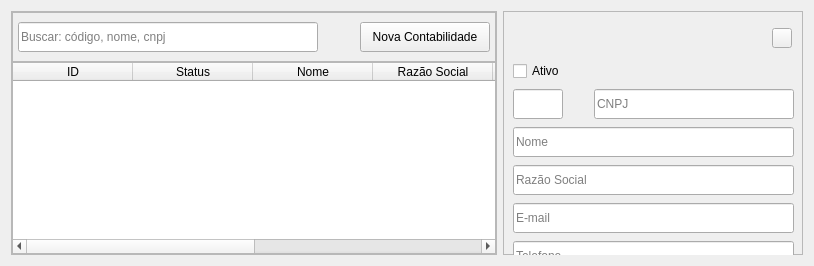
                   <widget class="QWidget" name="tab_contabilidades">
                    <attribute name="title">
                     <string>Contabilidades</string>
                    </attribute>
                    <layout class="QHBoxLayout" name="horizontalLayout_35">
                     <item>
                      <widget class="QFrame" name="frm_table_contabilidade">
                       <property name="frameShape">
                        <enum>QFrame::Shape::StyledPanel</enum>
                       </property>
                       <property name="frameShadow">
                        <enum>QFrame::Shadow::Raised</enum>
                       </property>
                       <layout class="QVBoxLayout" name="verticalLayout_22">
                        <property name="spacing">
                         <number>0</number>
                        </property>
                        <property name="leftMargin">
                         <number>0</number>
                        </property>
                        <property name="topMargin">
                         <number>0</number>
                        </property>
                        <property name="rightMargin">
                         <number>0</number>
                        </property>
                        <property name="bottomMargin">
                         <number>0</number>
                        </property>
                        <item>
                         <widget class="QFrame" name="frm_filtros_contabilidade">
                          <property name="minimumSize">
                           <size>
                            <width>0</width>
                            <height>50</height>
                           </size>
                          </property>
                          <property name="maximumSize">
                           <size>
                            <width>16777215</width>
                            <height>50</height>
                           </size>
                          </property>
                          <property name="frameShape">
                           <enum>QFrame::Shape::StyledPanel</enum>
                          </property>
                          <property name="frameShadow">
                           <enum>QFrame::Shadow::Raised</enum>
                          </property>
                          <layout class="QHBoxLayout" name="horizontalLayout_36">
                           <property name="spacing">
                            <number>2</number>
                           </property>
                           <property name="leftMargin">
                            <number>5</number>
                           </property>
                           <property name="topMargin">
                            <number>2</number>
                           </property>
                           <property name="rightMargin">
                            <number>5</number>
                           </property>
                           <property name="bottomMargin">
                            <number>2</number>
                           </property>
                           <item>
                            <layout class="QHBoxLayout" name="horizontalLayout_37">
                             <property name="spacing">
                              <number>0</number>
                             </property>
                             <item alignment="Qt::AlignmentFlag::AlignLeft">
                              <widget class="QLineEdit" name="txt_buscar_contabilidade">
                               <property name="minimumSize">
                                <size>
                                 <width>300</width>
                                 <height>30</height>
                                </size>
                               </property>
                               <property name="maximumSize">
                                <size>
                                 <width>300</width>
                                 <height>30</height>
                                </size>
                               </property>
                               <property name="frame">
                                <bool>true</bool>
                               </property>
                               <property name="placeholderText">
                                <string>Buscar: código, nome, cnpj</string>
                               </property>
                              </widget>
                             </item>
                            </layout>
                           </item>
                           <item>
                            <spacer name="horizontalSpacer_6">
                             <property name="orientation">
                              <enum>Qt::Orientation::Horizontal</enum>
                             </property>
                             <property name="sizeHint" stdset="0">
                              <size>
                               <width>40</width>
                               <height>20</height>
                              </size>
                             </property>
                            </spacer>
                           </item>
                           <item>
                            <layout class="QHBoxLayout" name="horizontalLayout_38">
                             <property name="spacing">
                              <number>0</number>
                             </property>
                            </layout>
                           </item>
                           <item>
                            <widget class="QPushButton" name="btn_nova_contabilidade">
                             <property name="minimumSize">
                              <size>
                               <width>130</width>
                               <height>30</height>
                              </size>
                             </property>
                             <property name="maximumSize">
                              <size>
                               <width>130</width>
                               <height>30</height>
                              </size>
                             </property>
                             <property name="text">
                              <string>Nova Contabilidade</string>
                             </property>
                            </widget>
                           </item>
                           <item>
                            <layout class="QHBoxLayout" name="horizontalLayout_39">
                             <property name="spacing">
                              <number>0</number>
                             </property>
                            </layout>
                           </item>
                          </layout>
                         </widget>
                        </item>
                        <item>
                         <widget class="QTableWidget" name="table_contabilidade">
                          <attribute name="horizontalHeaderMinimumSectionSize">
                           <number>100</number>
                          </attribute>
                          <attribute name="horizontalHeaderDefaultSectionSize">
                           <number>120</number>
                          </attribute>
                          <attribute name="verticalHeaderVisible">
                           <bool>false</bool>
                          </attribute>
                          <column>
                           <property name="text">
                            <string>ID</string>
                           </property>
                          </column>
                          <column>
                           <property name="text">
                            <string>Status</string>
                           </property>
                          </column>
                          <column>
                           <property name="text">
                            <string>Nome</string>
                           </property>
                          </column>
                          <column>
                           <property name="text">
                            <string>Razão Social</string>
                           </property>
                          </column>
                          <column>
                           <property name="text">
                            <string>CNPJ</string>
                           </property>
                          </column>
                          <column>
                           <property name="text">
                            <string>E-mail</string>
                           </property>
                          </column>
                          <column>
                           <property name="text">
                            <string>Telefone</string>
                           </property>
                          </column>
                          <column>
                           <property name="text">
                            <string>Ações</string>
                           </property>
                          </column>
                         </widget>
                        </item>
                       </layout>
                      </widget>
                     </item>
                     <item>
                      <widget class="QFrame" name="frm_cadastro_contabilidade">
                       <property name="minimumSize">
                        <size>
                         <width>300</width>
                         <height>0</height>
                        </size>
                       </property>
                       <property name="maximumSize">
                        <size>
                         <width>300</width>
                         <height>16777215</height>
                        </size>
                       </property>
                       <property name="frameShape">
                        <enum>QFrame::Shape::StyledPanel</enum>
                       </property>
                       <property name="frameShadow">
                        <enum>QFrame::Shadow::Raised</enum>
                       </property>
                       <widget class="QWidget" name="layoutWidget">
                        <property name="geometry">
                         <rect>
                          <x>10</x>
                          <y>10</y>
                          <width>281</width>
                          <height>291</height>
                         </rect>
                        </property>
                        <layout class="QVBoxLayout" name="verticalLayout_16">
                         <item>
                          <widget class="QFrame" name="frm_btn_close_contabilidade">
                           <property name="minimumSize">
                            <size>
                             <width>0</width>
                             <height>30</height>
                            </size>
                           </property>
                           <property name="maximumSize">
                            <size>
                             <width>16777215</width>
                             <height>30</height>
                            </size>
                           </property>
                           <property name="frameShape">
                            <enum>QFrame::Shape::NoFrame</enum>
                           </property>
                           <property name="frameShadow">
                            <enum>QFrame::Shadow::Raised</enum>
                           </property>
                           <layout class="QVBoxLayout" name="verticalLayout_21">
                            <property name="spacing">
                             <number>2</number>
                            </property>
                            <property name="leftMargin">
                             <number>2</number>
                            </property>
                            <property name="topMargin">
                             <number>2</number>
                            </property>
                            <property name="rightMargin">
                             <number>2</number>
                            </property>
                            <property name="bottomMargin">
                             <number>2</number>
                            </property>
                            <item alignment="Qt::AlignmentFlag::AlignRight">
                             <widget class="QPushButton" name="btn_closeFrm_contabilidade">
                              <property name="minimumSize">
                               <size>
                                <width>20</width>
                                <height>20</height>
                               </size>
                              </property>
                              <property name="maximumSize">
                               <size>
                                <width>20</width>
                                <height>20</height>
                               </size>
                              </property>
                              <property name="cursor">
                               <cursorShape>PointingHandCursor</cursorShape>
                              </property>
                              <property name="text">
                               <string/>
                              </property>
                              <property name="icon">
                               <iconset resource="icon.qrc">
                                <normaloff>:/icons/icons/close.png</normaloff>:/icons/icons/close.png</iconset>
                              </property>
                              <property name="iconSize">
                               <size>
                                <width>7</width>
                                <height>7</height>
                               </size>
                              </property>
                             </widget>
                            </item>
                           </layout>
                          </widget>
                         </item>
                         <item>
                          <widget class="QCheckBox" name="btn_situacao_contabilidade">
                           <property name="maximumSize">
                            <size>
                             <width>60</width>
                             <height>16777215</height>
                            </size>
                           </property>
                           <property name="cursor">
                            <cursorShape>PointingHandCursor</cursorShape>
                           </property>
                           <property name="text">
                            <string>Ativo</string>
                           </property>
                          </widget>
                         </item>
                         <item>
                          <layout class="QHBoxLayout" name="horizontalLayout_16">
                           <property name="spacing">
                            <number>0</number>
                           </property>
                           <item alignment="Qt::AlignmentFlag::AlignLeft">
                            <widget class="QLineEdit" name="txt_id_contabilidade">
                             <property name="minimumSize">
                              <size>
                               <width>50</width>
                               <height>30</height>
                              </size>
                             </property>
                             <property name="maximumSize">
                              <size>
                               <width>50</width>
                               <height>30</height>
                              </size>
                             </property>
                            </widget>
                           </item>
                           <item>
                            <widget class="QLineEdit" name="txt_cnpj_contabilidade">
                             <property name="minimumSize">
                              <size>
                               <width>200</width>
                               <height>30</height>
                              </size>
                             </property>
                             <property name="maximumSize">
                              <size>
                               <width>200</width>
                               <height>30</height>
                              </size>
                             </property>
                             <property name="placeholderText">
                              <string>CNPJ</string>
                             </property>
                            </widget>
                           </item>
                          </layout>
                         </item>
                         <item>
                          <widget class="QLineEdit" name="txt_nome_contabilidade">
                           <property name="minimumSize">
                            <size>
                             <width>0</width>
                             <height>30</height>
                            </size>
                           </property>
                           <property name="maximumSize">
                            <size>
                             <width>16777215</width>
                             <height>30</height>
                            </size>
                           </property>
                           <property name="placeholderText">
                            <string>Nome</string>
                           </property>
                          </widget>
                         </item>
                         <item>
                          <widget class="QLineEdit" name="txt_razao_social_contabilidade">
                           <property name="minimumSize">
                            <size>
                             <width>0</width>
                             <height>30</height>
                            </size>
                           </property>
                           <property name="maximumSize">
                            <size>
                             <width>16777215</width>
                             <height>30</height>
                            </size>
                           </property>
                           <property name="placeholderText">
                            <string>Razão Social</string>
                           </property>
                          </widget>
                         </item>
                         <item>
                          <widget class="QLineEdit" name="txt_email_contabilidade">
                           <property name="minimumSize">
                            <size>
                             <width>0</width>
                             <height>30</height>
                            </size>
                           </property>
                           <property name="maximumSize">
                            <size>
                             <width>16777215</width>
                             <height>30</height>
                            </size>
                           </property>
                           <property name="placeholderText">
                            <string>E-mail</string>
                           </property>
                          </widget>
                         </item>
                         <item>
                          <widget class="QLineEdit" name="txt_telefone_contabilidade_2">
                           <property name="minimumSize">
                            <size>
                             <width>0</width>
                             <height>30</height>
                            </size>
                           </property>
                           <property name="maximumSize">
                            <size>
                             <width>16777215</width>
                             <height>30</height>
                            </size>
                           </property>
                           <property name="placeholderText">
                            <string>Telefone</string>
                           </property>
                          </widget>
                         </item>
                         <item>
                          <layout class="QHBoxLayout" name="horizontalLayout_34">
                           <property name="spacing">
                            <number>0</number>
                           </property>
                           <item>
                            <widget class="QPushButton" name="btn_atualizar_contabilidade">
                             <property name="minimumSize">
                              <size>
                               <width>0</width>
                               <height>30</height>
                              </size>
                             </property>
                             <property name="maximumSize">
                              <size>
                               <width>16777215</width>
                               <height>30</height>
                              </size>
                             </property>
                             <property name="cursor">
                              <cursorShape>PointingHandCursor</cursorShape>
                             </property>
                             <property name="text">
                              <string>Atualizar</string>
                             </property>
                            </widget>
                           </item>
                           <item>
                            <widget class="QPushButton" name="btn_salvar_contabilidade">
                             <property name="minimumSize">
                              <size>
                               <width>0</width>
                               <height>30</height>
                              </size>
                             </property>
                             <property name="maximumSize">
                              <size>
                               <width>16777215</width>
                               <height>30</height>
                              </size>
                             </property>
                             <property name="cursor">
                              <cursorShape>PointingHandCursor</cursorShape>
                             </property>
                             <property name="text">
                              <string>Novo</string>
                             </property>
                            </widget>
                           </item>
                          </layout>
                         </item>
                        </layout>
                       </widget>
                      </widget>
                     </item>
                    </layout>
                   </widget>
